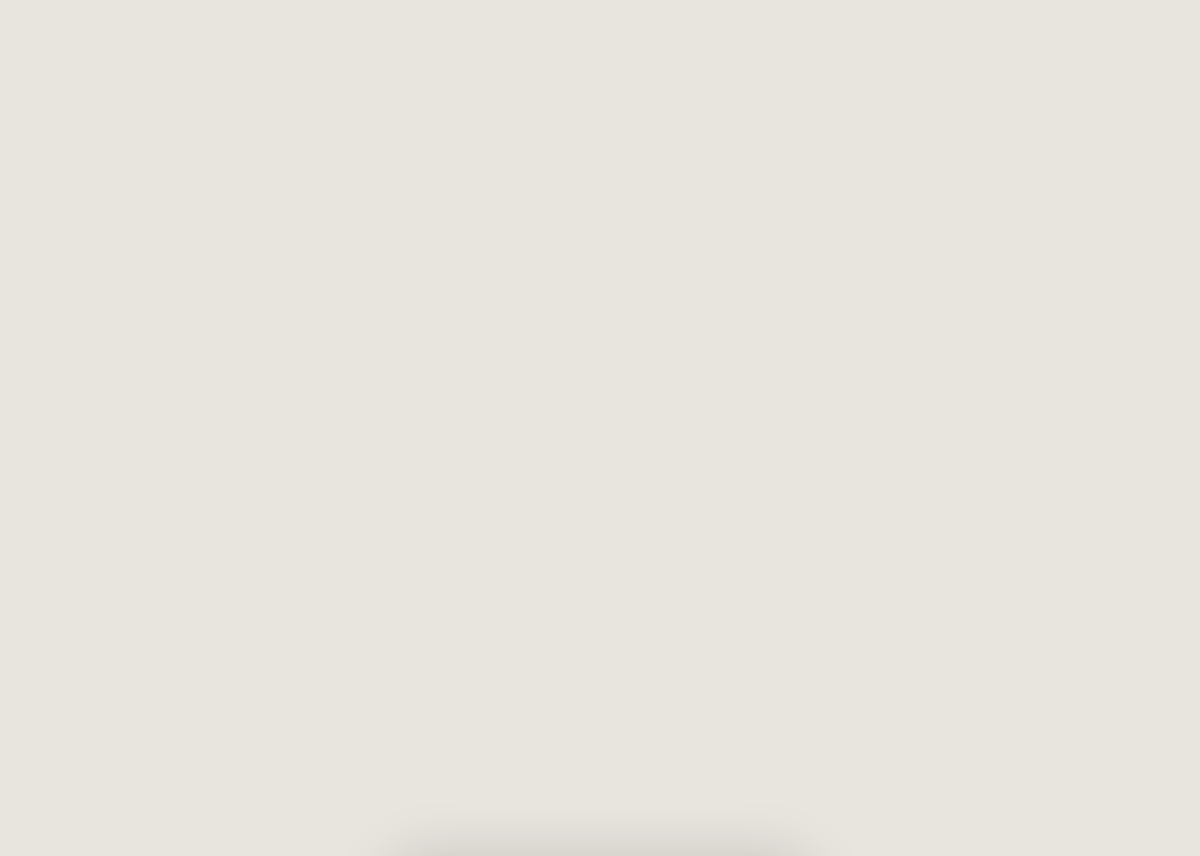
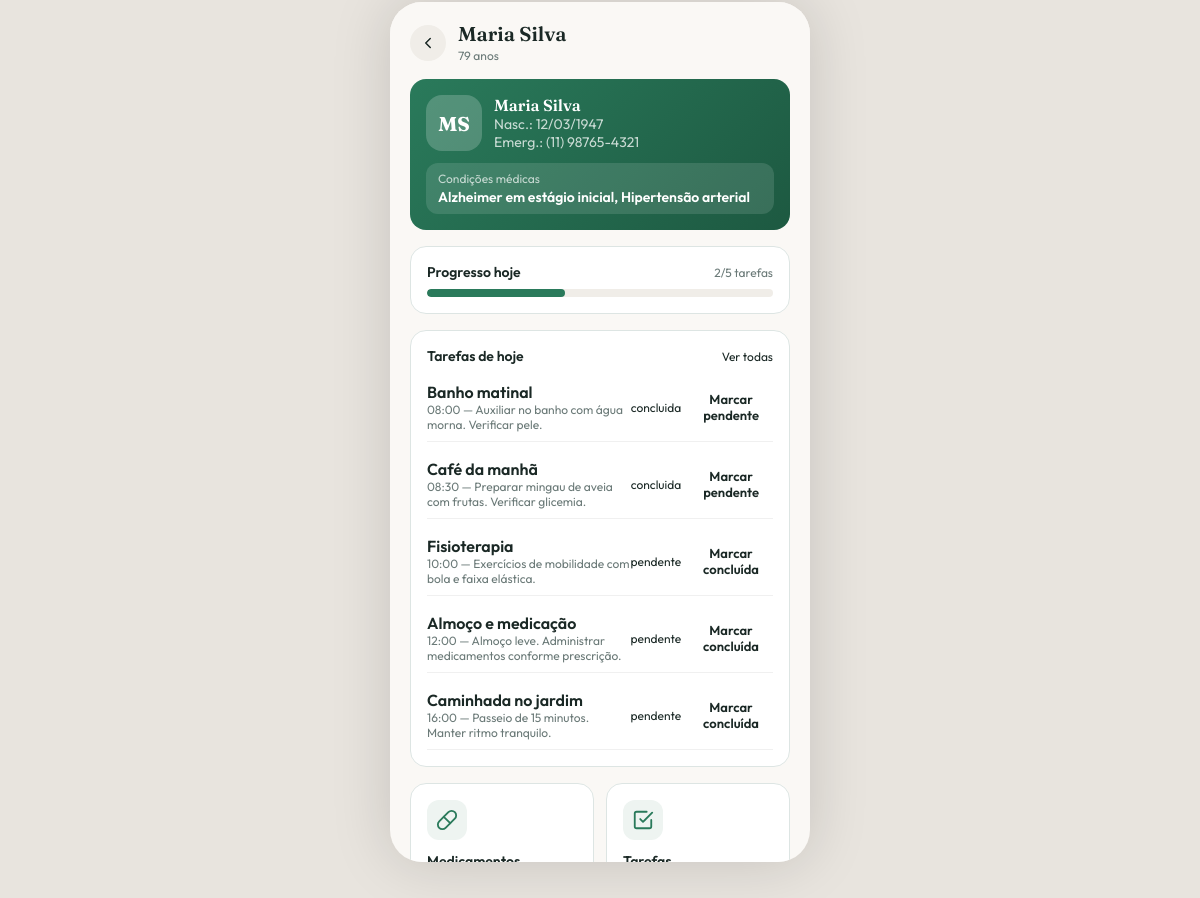
/patient.php?id=1 (signed in), run on the app's committed database (2 pictures, top to bottom).
### tables this page shows
CREATE TABLE idoso (
    id SERIAL PRIMARY KEY,
    responsavel_id BIGINT UNSIGNED NOT NULL,
    nome_completo VARCHAR(150) NOT NULL,
    data_nascimento DATE NOT NULL,
    condicoes_medicas TEXT,
    telefone_emergencia VARCHAR(20) NOT NULL,
    criado_em TIMESTAMP DEFAULT CURRENT_TIMESTAMP,
    CONSTRAINT fk_idoso_responsavel FOREIGN KEY (responsavel_id) REFERENCES usuario(id) ON DELETE CASCADE
);

CREATE TABLE tarefa (
    id SERIAL PRIMARY KEY,
    idoso_id BIGINT UNSIGNED NOT NULL,
    cuidador_id BIGINT UNSIGNED,
    titulo VARCHAR(150) NOT NULL,
    descricao TEXT,
    horario_previsto TIMESTAMP NOT NULL,
    status VARCHAR(20) DEFAULT 'pendente' CHECK (status IN ('pendente', 'concluida', 'cancelada')),
    concluida_em TIMESTAMP NULL,
    criado_em TIMESTAMP DEFAULT CURRENT_TIMESTAMP,
    CONSTRAINT fk_tarefa_idoso FOREIGN KEY (idoso_id) REFERENCES idoso(id) ON DELETE CASCADE,
    CONSTRAINT fk_tarefa_cuidador FOREIGN KEY (cuidador_id) REFERENCES usuario(id) ON DELETE SET NULL
);

### includes/functions.php (called while the page is built, shortened)
<?php
function iniciais(string $nome): string
{
    $partes = preg_split('/\s+/', trim($nome));
    $partes = array_slice($partes, 0, 2);
    $temMb = function_exists('mb_substr') && function_exists('mb_strtoupper');
    $letras = array_map(function ($p) use ($temMb) {
        $primeira = $temMb ? mb_substr($p, 0, 1) : substr($p, 0, 1);
        return $temMb ? mb_strtoupper($primeira) : strtoupper($primeira);
    }, $partes);
    return implode('', $letras);
}
function formatarDataBR(string $data): string
{
    $ts = strtotime($data);
    return $ts ? date('d/m/Y', $ts) : $data;
}
function formatarHora(string $dataHora): string
{
    $ts = strtotime($dataHora);
    return $ts ? date('H:i', $ts) : $dataHora;
}
function calcularIdade(string $dataNascimento): int
{
    $nasc = new DateTime($dataNascimento);
    $hoje = new DateTime('now');
    return $hoje->diff($nasc)->y;
}
function e(?string $str): string
{
    return htmlspecialchars($str ?? '', ENT_QUOTES, 'UTF-8');
}
function pacienteDoUsuarioOuFalha(int $idosoId): array
{
    $db = getDB();
    $stmt = $db->prepare('SELECT * FROM idoso WHERE id = ? AND responsavel_id = ?');
    $stmt->execute([$idosoId, $_SESSION['user_id']]);
    $idoso = $stmt->fetch();
    $stmt = $db->prepare('SELECT i.* FROM idoso i
        JOIN cuidador_idoso ci ON ci.idoso_id = i.id
        LEFT JOIN cuidador c ON c.id = ci.cuidador_id
        WHERE i.id = ? AND (ci.cuidador_id = ? OR c.usuario_id = ?) AND ci.status = ?');
    $stmt->execute([$idosoId, $_SESSION['user_id'], $_SESSION['user_id'], 'ativo']);
    $idoso = $stmt->fetch();
    return $idoso;
}

### patient.php (the view, shortened to what this page needs)
<?php
require_once __DIR__ . '/includes/functions.php';
$idosoId = (int)($_GET['id'] ?? 0);
$idoso = pacienteDoUsuarioOuFalha($idosoId);
$db = getDB();
$stmt = $db->prepare('SELECT * FROM tarefa WHERE idoso_id = ? ORDER BY horario_previsto');
$stmt->execute([$idosoId]);
$tasks = $stmt->fetchAll();
$stmt = $db->prepare("SELECT * FROM tarefa WHERE idoso_id = ? AND DATE(horario_previsto) = CURDATE() ORDER BY horario_previsto");
$stmt->execute([$idosoId]);
$tasksHoje = $stmt->fetchAll();
$tasksDone = count(array_filter($tasks, fn($t) => $t['status'] === 'concluida'));
$tasksTotal = count($tasks);
$progress = $tasksTotal > 0 ? ($tasksDone / $tasksTotal) * 100 : 0;
$idade = calcularIdade($idoso['data_nascimento']);
$headerTitle = $idoso['nome_completo'];
$headerSubtitle = $idade . ' anos';
$headerBack = 'home.php';
require __DIR__ . '/includes/layout_top.php';
require __DIR__ . '/includes/header_component.php';
?>
<div class="app-body" style="padding:0 20px 24px;">
  <div class="card" style="background:linear-gradient(135deg, #2A7A5B 0%, #1d5941 100%);border:none;margin-bottom:16px;">
    <div class="flex items-center gap-3" style="margin-bottom:12px;">
      <div class="avatar" style="width:56px;height:56px;font-size:20px;background-color:rgba(255,255,255,0.2);color:white;">
        <?= e(iniciais($idoso['nome_completo'])) ?>
      </div>
      <div>
        <h3 class="font-semibold" style="color:white;font-size:16px;"><?= e($idoso['nome_completo']) ?></h3>
        <p class="text-sm" style="color:rgba(255,255,255,0.75);">Nasc.: <?= formatarDataBR($idoso['data_nascimento']) ?></p>
        <p class="text-sm" style="color:rgba(255,255,255,0.75);">Emerg.: <?= e($idoso['telefone_emergencia']) ?></p>
      </div>
    </div>
    <div style="background-color:rgba(255,255,255,0.12);border-radius:12px;padding:8px 12px;">
      <p class="text-xs" style="color:rgba(255,255,255,0.7);">Condições médicas</p>
      <p class="text-sm font-semibold" style="color:white;margin-top:2px;"><?= e($idoso['condicoes_medicas'] ?: 'Nenhuma registrada') ?></p>
    </div>
  </div>
  <div class="card" style="margin-bottom:16px;">
    <div class="flex items-center justify-between" style="margin-bottom:8px;">
      <p class="text-sm font-semibold">Progresso hoje</p>
      <span id="tasks-counter" class="text-xs text-muted"><?= $tasksDone ?>/<?= $tasksTotal ?> tarefas</span>
    </div>
    <div class="progress-track"><div class="progress-fill" style="width:<?= $progress ?>%;"></div></div>
  </div>
  <div class="card" style="margin-bottom:16px;">
    <div class="flex items-center justify-between" style="margin-bottom:8px;">
      <p class="text-sm font-semibold">Tarefas de hoje</p>
      <a href="tasks.php?id=<?= $idosoId ?>" class="text-xs">Ver todas</a>
    </div>
    <div class="flex flex-col gap-2">
      <?php if (!empty($tasksHoje)): ?>
        <?php foreach ($tasksHoje as $t): ?>
          <div class="flex items-center justify-between" style="padding:8px 0;border-bottom:1px solid #f0f0f0;">
            <div>
              <div style="font-weight:600"><?= e($t['titulo']) ?></div>
              <div class="text-xs text-muted"><?= formatarHora($t['horario_previsto']) ?> — <?= e($t['descricao']) ?></div>
            </div>
            <div style="display:flex;align-items:center;gap:8px;">
              <span class="text-xs" id="task-status-<?= (int)$t['id'] ?>"><?= e($t['status']) ?></span>
              <button class="btn btn-sm" id="task-btn-<?= (int)$t['id'] ?>" data-status="<?= e($t['status']) ?>" onclick="toggleTask(<?= (int)$t['id'] ?>, <?= $idosoId ?>)">
                <span class="btn-label"><?= $t['status'] === 'pendente' ? 'Marcar concluída' : 'Marcar pendente' ?></span>
              </button>
            </div>
          </div>
        <?php endforeach; ?>
      <?php else: ?>
        <p class="text-xs text-muted">Nenhuma tarefa agendada para hoje.</p>
      <?php endif; ?>
    </div>
  </div>
  <div class="grid grid-cols-2" style="gap:12px;margin-bottom:16px;">
    <a href="medications.php?id=<?= $idosoId ?>" class="card" style="display:block;">
      <div style="width:40px;height:40px;border-radius:12px;background-color:var(--secondary);display:flex;align-items:center;justify-content:center;margin-bottom:12px;">
        <svg width="22" height="22" fill="none" viewBox="0 0 24 24"><path d="m10.5 20.5 10-10a4.95 4.95 0 1 0-7-7l-10 10a4.95 4.95 0 1 0 7 7Z" stroke="var(--primary)" stroke-width="2" stroke-linecap="round"/><path d="m8.5 8.5 7 7" stroke="var(--primary)" stroke-width="2" stroke-linecap="round"/></svg>
      </div>
      <p class="font-semibold text-sm">Medicamentos</p>
    </a>
    <a href="tasks.php?id=<?= $idosoId ?>" class="card" style="display:block;">
      <div style="width:40px;height:40px;border-radius:12px;background-color:var(--secondary);display:flex;align-items:center;justify-content:center;margin-bottom:12px;">
      </div>
      <p class="font-semibold text-sm">Tarefas</p>
    </a>
  </div>
</div>
<?php require __DIR__ . '/includes/layout_bottom.php'; ?>

### includes/layout_top.php (shortened to what this page needs)
?><!DOCTYPE html>
<html lang="pt-BR">
<head>
<link rel="stylesheet" href="assets/css/style.css">
</head>
<body>
<div class="app-outer">
  <div class="app-shell">

### includes/header_component.php (shortened to what this page needs)
<?php
$headerSubtitle = $headerSubtitle ?? null;
$headerBack = $headerBack ?? null;
?>
<div class="screen-header">
  <?php if ($headerBack): ?>
    <a href="<?= e($headerBack) ?>" class="btn-back">
      <svg width="18" height="18" fill="none" viewBox="0 0 24 24">
        <path d="m15 18-6-6 6-6" stroke="var(--foreground)" stroke-width="2" stroke-linecap="round" stroke-linejoin="round"/>
      </svg>
    </a>
  <?php endif; ?>
  <div class="flex-1">
    <h2 class="truncate"><?= e($headerTitle) ?></h2>
    <?php if ($headerSubtitle): ?>
      <p class="subtitle truncate"><?= e($headerSubtitle) ?></p>
    <?php endif; ?>
  </div>
</div>

### includes/layout_bottom.php
  </div>
</div>
</body>
</html>

### assets/css/style.css (style rules this page uses)
:root { --background: #FAF8F5; --foreground: #1A2825; --card: #FFFFFF; --card-foreground: #1A2825; --primary: #2A7A5B; --primary-foreground: #FFFFFF; --secondary: #EEF4F1; --secondary-foreground: #2A7A5B; --muted: #F0EDE8; --muted-foreground: #6B7A78; --accent: #E07B54; --accent-foreground: #FFFFFF; --border: #DDE5E3; --ring: #2A7A5B; --radius: 14px; --danger: #c0392b; --danger-bg: #c0392b18; --blue: #5B7ABA; --purple: #8B5BAA; }
* { box-sizing: border-box; }
html, body { height: 100%; margin: 0; padding: 0; }
body { font-family: 'Outfit', sans-serif; background-color: #E8E4DE; color: var(--foreground); -webkit-font-smoothing: antialiased; }
h1, h2, h3 { font-family: 'Fraunces', serif; margin: 0; }
p { margin: 0; }
a { text-decoration: none; color: inherit; }
button { font-family: inherit; cursor: pointer; border: none; background: none; color: inherit; }
.app-outer { display: flex; align-items: center; justify-content: center; width: 100%; min-height: 100vh; background-color: #E8E4DE; padding: 20px 0; }
.app-shell { position: relative; width: 100%; max-width: 420px; min-height: 100vh; background-color: var(--background); box-shadow: 0 0 60px rgba(0,0,0,0.15); display: flex; flex-direction: column; overflow: hidden; }
@media (min-width: 460px) { .app-shell { min-height: 860px; max-height: 860px; border-radius: 32px; } }
.app-body { flex: 1; min-height: 0; display: flex; flex-direction: column; overflow-y: auto; scrollbar-width: none; }
.flex { display: flex; }
.flex-col { flex-direction: column; }
.items-center { align-items: center; }
.justify-between { justify-content: space-between; }
.gap-2 { gap: 8px; }
.gap-3 { gap: 12px; }
.flex-1 { flex: 1; min-width: 0; }
.grid { display: grid; }
.grid-cols-2 { grid-template-columns: repeat(2, 1fr); }
.truncate { overflow: hidden; text-overflow: ellipsis; white-space: nowrap; }
.screen-header { display: flex; align-items: center; gap: 12px; padding: 20px 20px 16px; background-color: var(--background); flex-shrink: 0; }
.btn-back { width: 36px; height: 36px; border-radius: 999px; background-color: var(--muted); display: flex; align-items: center; justify-content: center; flex-shrink: 0; }
.screen-header h2 { font-size: 20px; font-weight: 600; line-height: 1.2; }
.screen-header .subtitle { font-size: 12px; color: var(--muted-foreground); margin-top: 2px; }
.card { background-color: var(--card); border: 1px solid var(--border); border-radius: 16px; padding: 16px; }
.btn { display: block; width: 100%; padding: 16px; border-radius: 16px; font-weight: 600; font-size: 15px; text-align: center; transition: background-color .15s; }
.btn-sm { padding: 10px 14px; border-radius: 12px; font-size: 13px; }
.avatar { border-radius: 16px; display: flex; align-items: center; justify-content: center; font-family: 'Fraunces', serif; font-weight: 700; flex-shrink: 0; }
.progress-track { height: 8px; border-radius: 999px; background-color: var(--muted); overflow: hidden; }
.progress-fill { height: 100%; border-radius: 999px; background-color: var(--primary); transition: width .5s; }
.text-xs { font-size: 12px; }
.text-sm { font-size: 14px; }
.text-muted { color: var(--muted-foreground); }
.font-semibold { font-weight: 600; }

### data on the page
idoso: nome_completo "Maria Silva", nome_completo "MS", data_nascimento "12/03/1947", telefone_emergencia "(11) 98765-4321", condicoes_medicas "Alzheimer em estágio inicial, Hipertensão arterial"
tarefa: titulo "Banho matinal", horario_previsto "08:00", descricao "Auxiliar no banho com água morna. Verificar pele.", status "concluida", shows "Marcar pendente"
tarefa: titulo "Café da manhã", horario_previsto "08:30", descricao "Preparar mingau de aveia com frutas. Verificar glicemia.", status "concluida", shows "Marcar pendente"
tarefa: titulo "Fisioterapia", horario_previsto "10:00", descricao "Exercícios de mobilidade com bola e faixa elástica.", status "pendente", shows "Marcar concluída"
tarefa: titulo "Almoço e medicação", horario_previsto "12:00", descricao "Almoço leve. Administrar medicamentos conforme prescrição.", status "pendente", shows "Marcar concluída"
tarefa: titulo "Caminhada no jardim", horario_previsto "16:00", descricao "Passeio de 15 minutos. Manter ritmo tranquilo.", status "pendente", shows "Marcar concluída"

### other printed values
$headerSubtitle "79 anos"
$tasksDone "2"
$tasksTotal "5"
